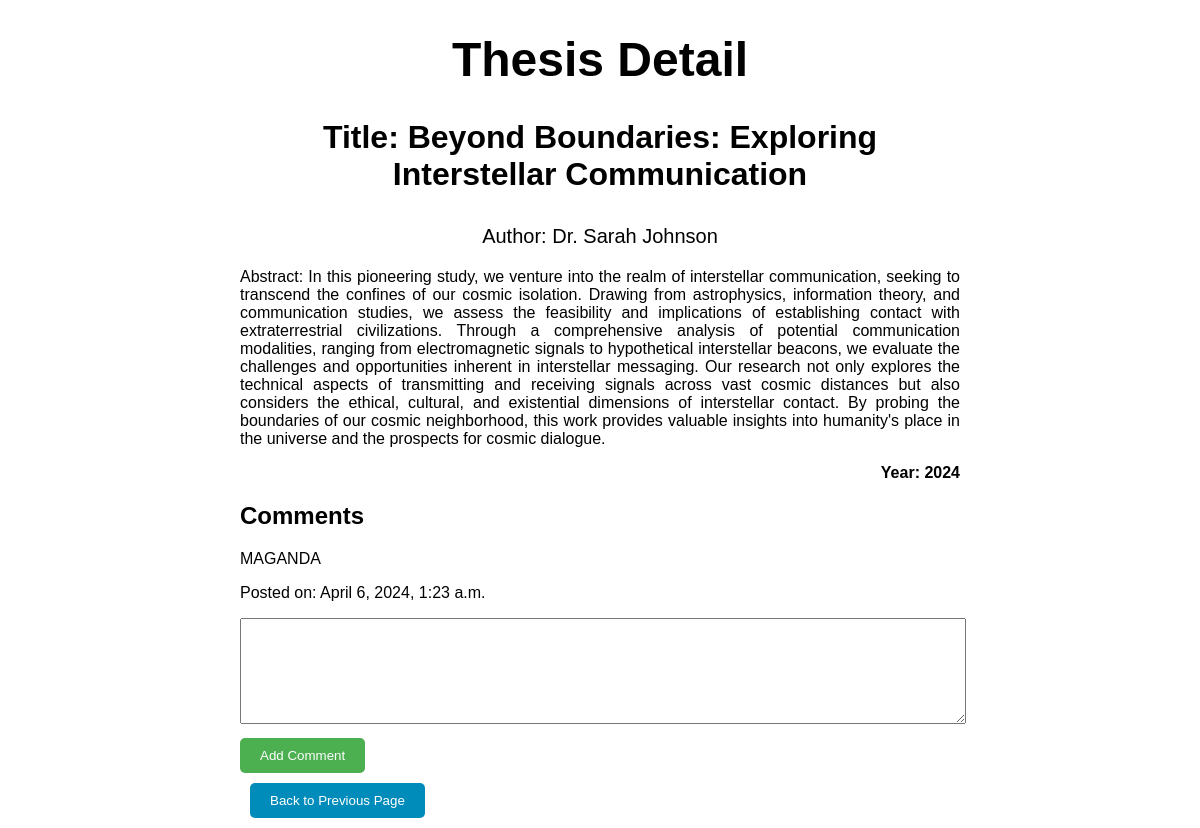
Screenshot of /3/ with the database file from the repository.
### authors/models.py (models this page shows, shortened)
class Thesis(models.Model):
    title = models.CharField(max_length=200)
    author = models.CharField(max_length=100)
    abstract = models.TextField()
    year = models.IntegerField()

class Comment(models.Model):
    thesis = models.ForeignKey(Thesis, related_name='comments', on_delete=models.CASCADE)
    text = models.TextField()
    created_at = models.DateTimeField(auto_now_add=True)

### authors/views.py (the view)
# urls.py: path('<int:thesis_id>/', views.thesis_detail, name='thesis_detail'),
def thesis_detail(request, thesis_id):
    thesis = get_object_or_404(Thesis, pk=thesis_id)
    return render(request, 'thesis_detail.html', {'thesis': thesis})

### authors/templates/thesis_detail.html (shortened to what this page needs)
<!DOCTYPE html>
<html lang="en">
<head>
    {% load static %}
    <link rel="stylesheet" type="text/css" href="{% static 'detail_style.css' %}">
</head>
<body>
    <h1>Thesis Detail</h1>
    <p class="thesis-title">Title: {{ thesis.title }}</p>
    <p class="author">Author: {{ thesis.author }}</p>
    <p class="abstract">Abstract: {{ thesis.abstract }}</p>
    <p class="year">Year: {{ thesis.year }}</p>
    <h2>Comments</h2>
    {% for comment in thesis.comments.all %}
        <div class="comment">
            <p>{{ comment.text }}</p>
            <p class="info">Posted on: {{ comment.created_at }}</p>
        </div>
    {% empty %}
        <p>No comments yet.</p>
    {% endfor %}
    <form method="post" action="{% url 'add_comment_to_thesis' thesis.pk %}">
        <textarea name="comment_text" class="comment-textarea"></textarea><br>
        <button type="submit" class="comment-btn">Add Comment</button>
    </form>
    <div id="back-btn">
        <button onclick="goBack()" class="btn">Back to Previous Page</button>
    </div>
</body>
</html>

### mystaticfiles/detail_style.css (style rules this page uses)
body { max-width: 60%; margin: auto; font-family: 'Century Gothic', sans-serif; }
h1 { font-size: 3rem; text-align: center; }
.thesis-title { font-size: 2rem; text-align: center; font-weight: bold; }
.author { font-size: 20px; text-align: center; }
.abstract { text-align: justify; }
.year { text-align: right; font-weight: bold; }
.comment-textarea { width: 100%; height: 100px; margin-bottom: 10px; resize: vertical; }
.comment-btn { padding: 10px 20px; border: none; border-radius: 5px; background-color: #4CAF50; color: white; cursor: pointer; }
#back-btn { padding: 10px; }
.btn { background-color: #008CBA; color: white; padding: 10px 20px; border: none; border-radius: 5px; cursor: pointer; }

### rows the page displays
Thesis: title "Beyond Boundaries: Exploring Interstellar Communication", author "Dr. Sarah Johnson", abstract "In this pioneering study, we venture into the realm of interstellar communication, seeking to transcend the confines of our cosmic isolation. Drawing from astrophysics, information theory, and communication studies, we assess the feasibility and implications of establishing contact with extraterrestrial civilizations. Through a comprehensive analysis of potential communication modalities, ranging from electromagnetic signals to hypothetical interstellar beacons, we evaluate the challenges and opportunities inherent in interstellar messaging. Our research not only explores the technical aspects of transmitting and receiving signals across vast cosmic distances but also considers the ethical,…", year "2024"
Comment: text "MAGANDA", created_at "April 6, 2024, 1:23 a.m."
